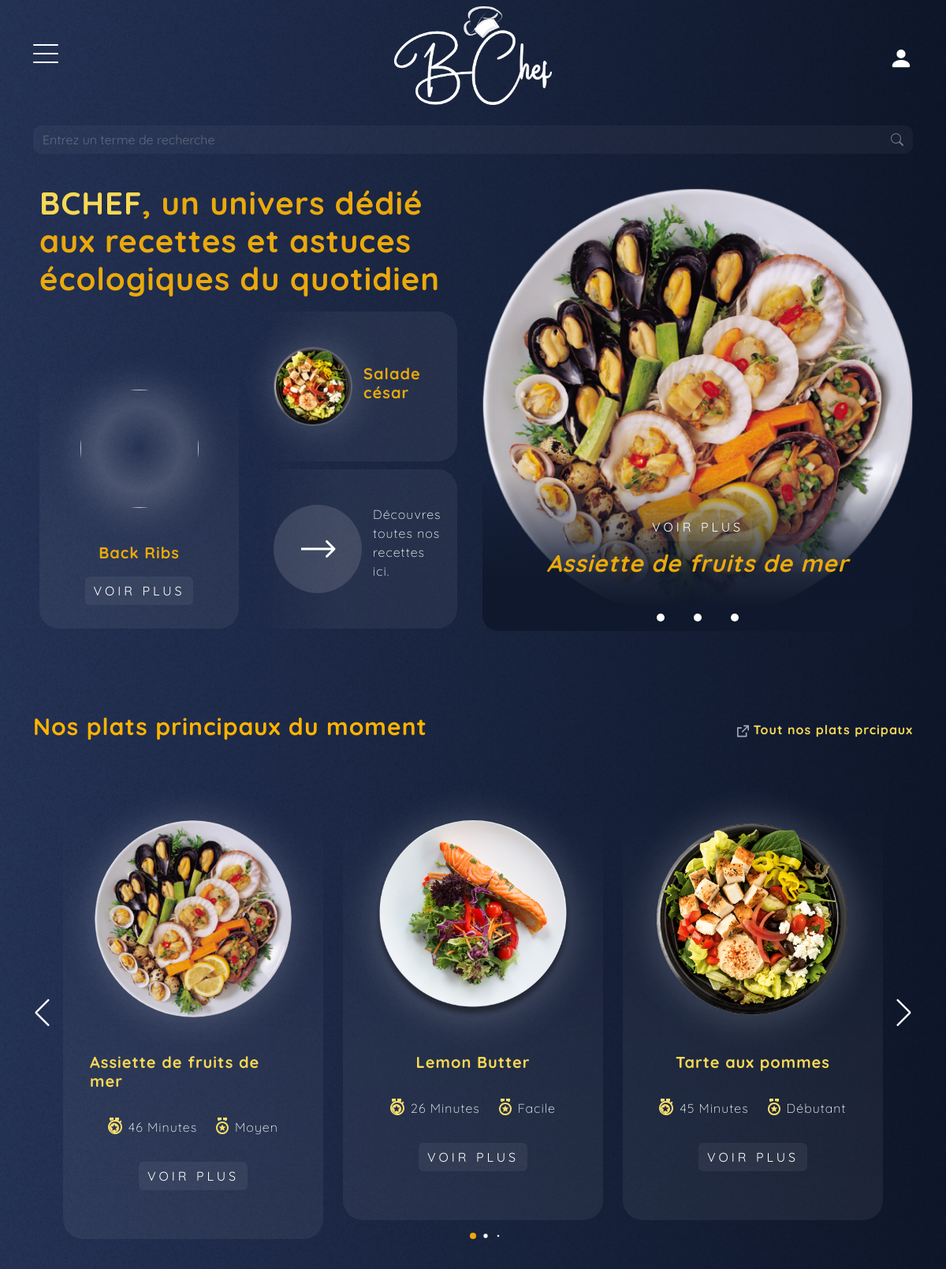
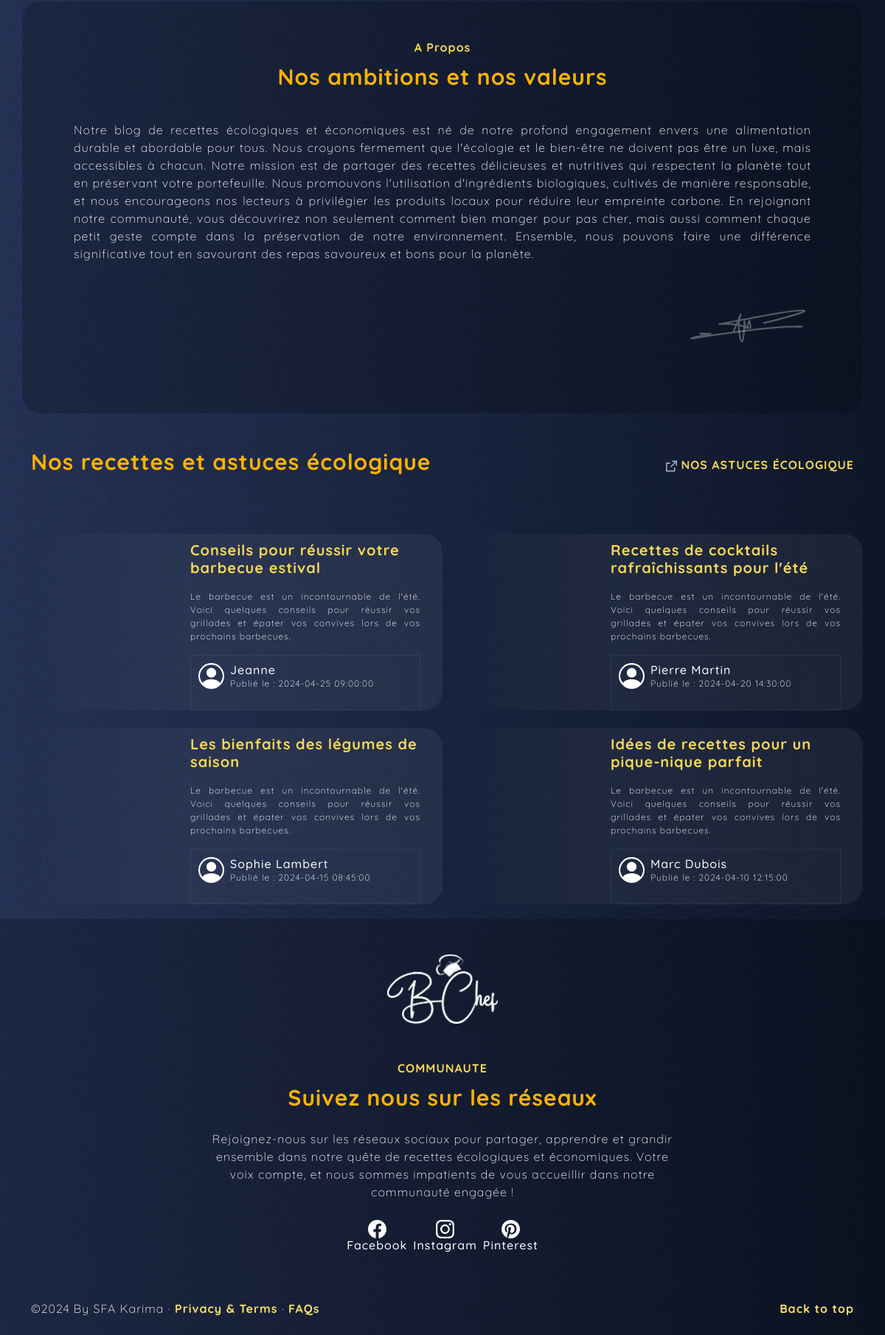
The page / on the database its author committed (2 pictures, top to bottom).
### tables this page shows
CREATE TABLE `recettes` (
  `id_recette` int(11) NOT NULL,
  `titre` varchar(100) NOT NULL,
  `description` text DEFAULT NULL,
  `ingredients` text DEFAULT NULL,
  `instructions` text DEFAULT NULL,
  `url_image` varchar(255) DEFAULT NULL,
  `categorie` varchar(50) DEFAULT NULL,
  `cree_le` timestamp NOT NULL DEFAULT current_timestamp(),
  `temps` int(11) DEFAULT NULL,
  `calorie` int(11) DEFAULT NULL,
  `difficulte` varchar(50) DEFAULT NULL,
  `note` int(5) DEFAULT 0
);

CREATE TABLE `blogs` (
  `id_blog` int(11) NOT NULL,
  `titre` varchar(255) NOT NULL,
  `objet` varchar(255) NOT NULL,
  `contenu` text NOT NULL,
  `auteur` varchar(100) NOT NULL,
  `date_creation` timestamp NOT NULL DEFAULT current_timestamp()
);

### index.php (the view, shortened to what this page needs)
<?php
include './database/header.php';
include './database/footer.php';
$connexion = connexion();
function getRecettes($connexion) {
  try {
      $res = $connexion->prepare("SELECT * FROM recettes ");
      $res->execute();
      return $res->fetchAll(PDO::FETCH_ASSOC);
  } catch (PDOException $e) {
      return array();
  }
}
function getBlogs($connexion) {
  try {
      $res = $connexion->prepare("SELECT * FROM blogs  LIMIT 4");
      $res->execute();
      return $res->fetchAll(PDO::FETCH_ASSOC);
  } catch (PDOException $e) {
      return array();
  }
}
$recettes = getRecettes($connexion);
$blogs = getBlogs($connexion);
?>
  <main>
    <section class="section_1">
      <div class="container mb-5">
        <div class="row intro justify-content-end">
          <div class="col-md-6 intro_cards">
            <h1 data-aos="fade-in" data-aos-duration="3000" ><span>BCHEF</span>, un univers dédié aux recettes et astuces écologiques du quotidien </h1>
            <div class="row mt-2 align-items-end p-0 " data-aos="fade-in" data-aos-duration="4000">
              <div class="col-6" >
                <div class="card-block" >
                  <div class="image-content">
                    <div class="card-image">
                      <img src="images/plat9.png" alt="" class="card-img img-fluid" width="20px">
                    </div>
                  </div>
                  <div class="card-content">
                    <h2 class="name">Back Ribs</h2>
                    <a href="./recettes.php" class="btn boutton">Voir plus </a>
                  </div>
                </div>
              </div>
              <div class="col-6 card-hori ">
                <div class="card-block  d-flex align-items-center">
                  <div class="image-content">
                    <div class="card-image">
                      <img src="images/plat3.png" alt="" class="card-img img-fluid" max-width="20px">
                    </div>
                  </div>
                  <div class="card-content">
                    <h2 class="name">Salade césar</h2>
                  </div>
                </div>
                <div class="card-block d-flex align-items-center mb-0">
                <div class="image-content">
                    <a href="./recettes.php" max-width="20px">
                      </a>
                  </div>
                  <div class="card-content ">
                    <p class="text-start"> Découvres toutes nos recettes ici.</p>
                  </div>
                </div>
              </div>
            </div>
          </div>
          <div class="col-md-6">
            <div class="slider " data-aos="fade-in" data-aos-duration="3000">
              <ul>
                <nav>
                  <a href="#"></a>
                  <a href="#"></a>
                  <a href="#"></a>
                </nav>
              </ul>
            </div>
          </div>
        </div>
      </div>
    </section>
    <section class="section_2">
      <div class="container titles ">
        <div class="row my-2">
          <div class="col-md-12 d-flex justify-content-between align-items-center">
            <div>
              <h2  data-aos="fade-right" data-aos-duration="3000">Nos plats principaux du moment️</h2>
            </div>
            <a href="./recettes.php" data-aos="fade-left" data-aos-duration="3000">
              <span >Tout nos plats prcipaux</span>
            </a>
          </div>
        </div>
      </div>
    </section>
    <section class="section_3 pt-0 " >
      <div class="slide-container swiper" data-aos="fade-up" data-aos-duration="3000">
        <div class="slide-content">
          <div class="card-wrapper swiper-wrapper">
            <?php foreach ($recettes as $recette): ?>
            <div class="card-block swiper-slide" >
              <div class="image-content" data-aos="fade-in" data-aos-duration="9000">
                <div class="card-image">
                  <img src="images/<?php echo $recette['url_image']; ?>" alt="" class="card-img img-fluid">
                </div>
              </div>
              <div class="card-content" data-aos="fade-in" data-aos-duration="9000">
                <h2 class="name"><span><?php echo $recette['titre']; ?></span></h2>
            <div class="d-flex justify-content-center py-3 gap-4">
            <div class="d-flex gap-2" >
              <p><?php echo $recette['temps']; ?> Minutes</p>
            </div>
            <div class="d-flex gap-2">
              <p><?php echo $recette['difficulte']; ?></p>
            </div>
          </div>
                <a href="recette.php?id_recette=<?php echo $recette['id_recette']; ?>" class="btn boutton">Voir plus </a>
              </div>
            </div>
        <?php endforeach; ?>
          </div>
        </div>
        <div class="swiper-button-next swiper-navBtn"></div>
        <div class="swiper-button-prev swiper-navBtn"></div>
        <div class="swiper-pagination"></div>
      </div>
    </section>
    <section class="section_4">
      <div class="container block-blog" data-aos="fade-in" data-aos-duration="10000">
        <div class="row justify-content-center">
          <div class="col-md-12 text-center">
            <div>
              <span data-aos="fade-in" data-aos-duration="2000">A Propos</span>
              <h2 data-aos="fade-in" data-aos-duration="5000">Nos ambitions et nos valeurs</h2>
            </div>
            <p class="pt-4" data-aos="fade-in" data-aos-duration="9000">Notre blog de recettes écologiques et économiques est né de notre profond engagement envers
              une alimentation durable et abordable pour tous. Nous croyons fermement que l'écologie et le bien-être ne
              doivent pas être un luxe, mais accessibles à chacun. Notre mission est de partager des recettes
              délicieuses et nutritives qui respectent la planète tout en préservant votre portefeuille. Nous promouvons
              l'utilisation d'ingrédients biologiques, cultivés de manière responsable, et nous encourageons nos
              lecteurs à privilégier les produits locaux pour réduire leur empreinte carbone. En rejoignant notre
              communauté, vous découvrirez non seulement comment bien manger pour pas cher, mais aussi comment chaque
              petit geste compte dans la préservation de notre environnement. Ensemble, nous pouvons faire une
              différence significative tout en savourant des repas savoureux et bons pour la planète.</p>
            <div class="text-end">
            </div>
          </div>
        </div>
    </section>
    <section class="section_5">
      <div class="container titles ">
        <div class="row my-2">
          <div class="col-md-12 d-flex justify-content-between align-items-center">
            <div>
              <h2 data-aos="fade-right" data-aos-duration="3000">Nos recettes et astuces écologique</h2>
            </div>
            <a href="blogs.php" data-aos="fade-left" data-aos-duration="3000">
              <span >NOS ASTUCES ÉCOLOGIQUE</span>
            </a>
          </div>
        </div>
      </div>
    </section>
    <section class="section_6">
      <div class="container ">
        <div class="row ">
        <?php foreach ($blogs as $blog): ?>
          <div class="col-md-6 mt-4 card-blog d-flex p-0" data-aos="fade-up" data-aos-duration="3000">
          <a href="blog.php?id_blog=<?php echo $blog['id_blog']; ?>">
            <div class="row">
              <div class="col-md-4">
              </div>
              <div class="col-md-8">
                <div class="content text-start">
                  <h3 class="name"><span><?php echo $blog['titre']; ?></span> </h3>
                  <p class="description"><?php echo $blog['objet']; ?></p>
                  <div class="author d-flex gap-2 ">
                    <div>
                    </div>
                    <div>
                      <h6 class="m-0"><?php echo $blog['auteur']; ?></h6>
                      <p>Publié le : <?php echo $blog['date_creation']; ?></p>
                    </div>
                  </div>
                </div>
              </div>
            </div>
        </a>
          </div>
            <?php endforeach; ?>
        </div>
      </div>
    </section>
  </main>

### rows shown on the page
recettes: url_image (picture), titre "Assiette de fruits de mer", temps "46", difficulte "Moyen"
recettes: url_image (picture), titre "Lemon Butter", temps "26", difficulte "Facile"
recettes: url_image (picture), titre "Tarte aux pommes", temps "45", difficulte "Débutant"
blogs: titre "Conseils pour réussir votre barbecue estival", objet "Le barbecue est un incontournable de l'été. Voici quelques conseils pour réussir vos grillades et épater vos convives lors de vos prochains barbecues.", auteur "Jeanne", date_creation "2024-04-25 09:00:00"
blogs: titre "Recettes de cocktails rafraîchissants pour l'été", objet "Le barbecue est un incontournable de l'été. Voici quelques conseils pour réussir vos grillades et épater vos convives lors de vos prochains barbecues.", auteur "Pierre Martin", date_creation "2024-04-20 14:30:00"
blogs: titre "Les bienfaits des légumes de saison", objet "Le barbecue est un incontournable de l'été. Voici quelques conseils pour réussir vos grillades et épater vos convives lors de vos prochains barbecues.", auteur "Sophie Lambert", date_creation "2024-04-15 08:45:00"
blogs: titre "Idées de recettes pour un pique-nique parfait", objet "Le barbecue est un incontournable de l'été. Voici quelques conseils pour réussir vos grillades et épater vos convives lors de vos prochains barbecues.", auteur "Marc Dubois", date_creation "2024-04-10 12:15:00"
